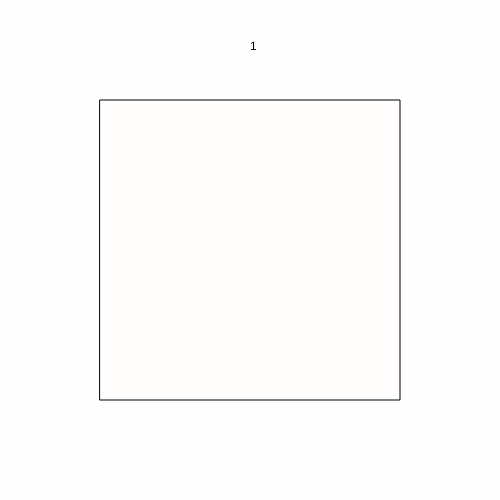
Frame 1 (no input)
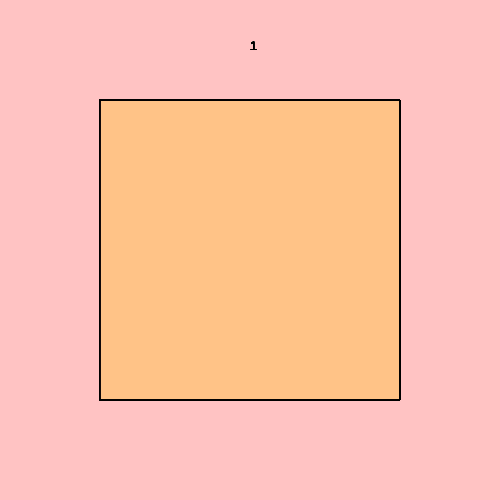
Frame 60 (no input)
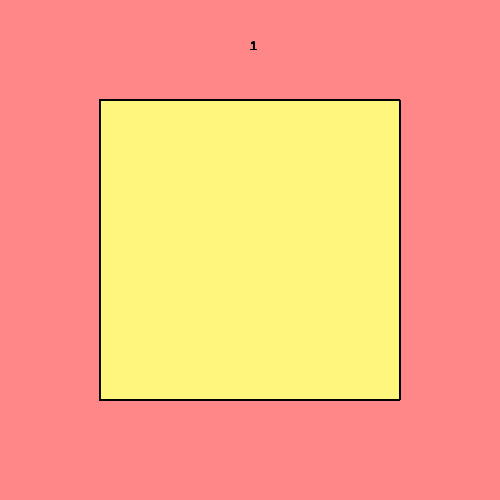
Frame 120 (the mouse pressed at the canvas centre since frame 60)

The p5.js sketch that drew these frames (run headless with seeded random() and noise() and a simulated clock; from frame 60 on, the mouse is pressed at the canvas centre):

// p5.js sketch
// ── sketch.js
function setup() {
  createCanvas(500,500);
  r=1;
  tab.push(new kwadrat(100,100,300))
  // put setup code here
  //noStroke()
}
let score=1
let tab=[]
function draw() {
  background(170, 57, 57,0.602);
  fill('black')
  text(score,width/2,50)
  score=tab.length
for(i of tab){
  if(i.a==300){
    fill(254,167,5,0.6)
  }else if(i.a==150){
    fill(248,5,23)
    
  }else if(i.a==75){
    fill(20,72,169,0.6)
  }else if(i.a==37.5){
    fill(33,210,5,0.6)
  }else if(i.a==18.75){
  fill(165,4,165)

  }else if(i.a==9.375){
    fill(254,76,5,0.6)
    
  }else if(i.a==4.6875){
    fill(204,245,5,0.6)
    
  }else if(i.a==2.34375){
    fill(15,94,165,0.6)
    
  }


  i.drawa()
  //i.mc()
}

  }

  // put drawing code here
function  kwadrat(x,y,a){
this.x=x
this.y=y
this.state=true
this.a=a
this.drawa=function(){


  if(this.state)
  rect(this.x,this.y,this.a,this.a)

}
this.mc=function mousePressed(){
  if(mouseX>this.x && mouseX<this.x+this.a && mouseY>this.y && mouseY<this.y+this.a && mouseIsPressed){
    this.wx=(this.x+this.a)/2
    this.wy=(this.y+this.a)/2
    let q=new kwadrat(this.x,this.y,a/2)
    let w=new kwadrat(this.wx,this.y,a/2)
    let e=new kwadrat(this.x,this.wy,a/2)
    let r=new kwadrat(this.wx,this.wy,a/2)
    this.state=false
  tab.push(q,w,e,r)

  }

}

let s=false
}
let q=0,w=0,e=0,r=0
function mouseReleased(){
  
for(i of tab){
  console.log(tab.length)
  if(mouseX>i.x && mouseX<i.x+i.a && mouseY>i.y && mouseY<i.y+i.a && i.state){
    
    let q=new kwadrat(i.x,i.y,i.a/2)
    let w=new kwadrat(i.a/2+i.x,i.y,i.a/2)
    let e=new kwadrat(i.x,i.a/2+i.y,i.a/2)
    let r=new kwadrat(i.x+i.a/2,i.y+i.a/2,i.a/2)
    i.state=false
    s=true
    tab.push(q,w,e,r)
    
   break;
    
  //
  
  
}

}
if(s){
  
  s=false
}
}
